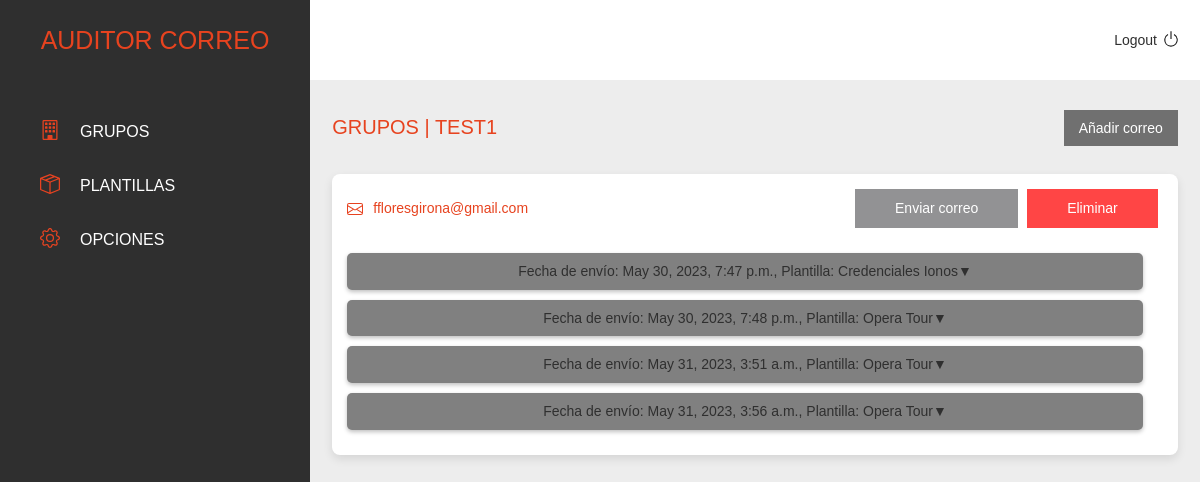
Before: /grupos/3 (signed in) with the older database file.
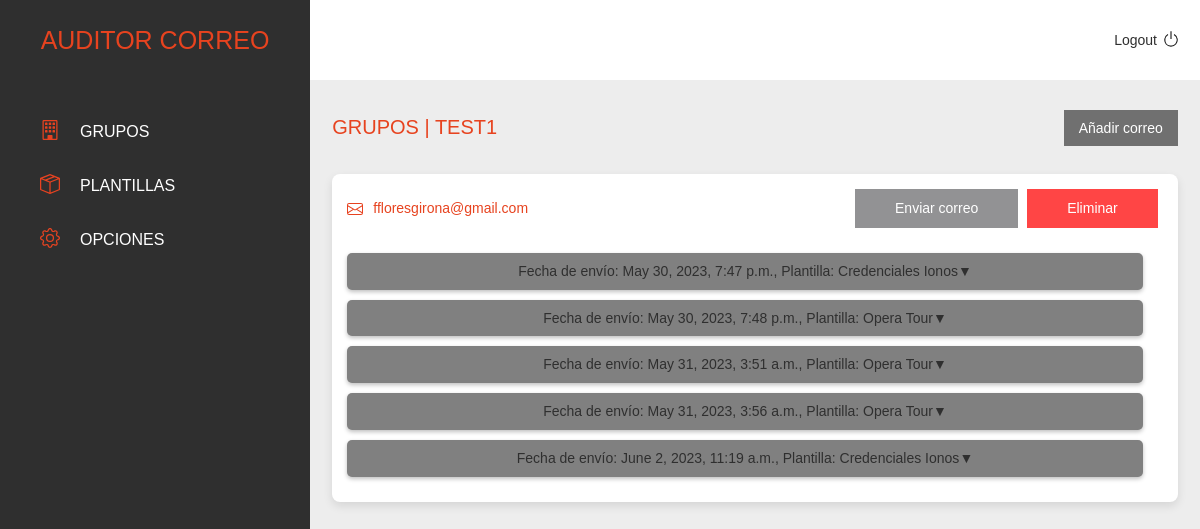
After: the same page with the newer database file.
### backend/correos/models.py (models this page shows)
class Correos(models.Model):
    id = models.AutoField(primary_key=True)
    correo = models.EmailField(max_length=35)
    grupo = models.ForeignKey(Grupos, on_delete=models.CASCADE)
    propietario = models.ForeignKey(User, on_delete=models.CASCADE)
    def __str__(self):
        return self.correo

### backend/smtp/models.py (models this page shows)
class Enviados(models.Model):
    fecha_envio = models.DateTimeField(auto_now_add=True)
    plantilla = models.ForeignKey(Plantillas, on_delete=models.CASCADE)
    correo = models.ForeignKey(Correos, on_delete=models.CASCADE)
    propietario = models.ForeignKey(User, on_delete=models.CASCADE)
    def __str__(self):
        return str(self.id)

### backend/plantillas/models.py (models this page shows, shortened)
class Plantillas(models.Model):
    OPCIONES = [
        ('phishing', 'phishing'),
        ('acceso', 'acceso'),
    ]
    id = models.AutoField(primary_key=True)
    tipo = models.CharField(max_length=20, choices=OPCIONES)
    nombre = models.CharField(max_length=50)
    asunto = models.CharField(max_length=100)
    mensaje = models.TextField()
    imagen = models.ImageField(upload_to='imagenes')
    plantilla = models.TextField()
    redireccion = models.CharField(max_length=200, null=True, blank=True)
    pdf = models.FileField(upload_to='pdfs', null=True, blank=True)
    emisor = models.ForeignKey(Emisores, on_delete=models.CASCADE)
    propietario = models.ForeignKey(User, null=True, on_delete=models.CASCADE)

### backend/correos/views.py (the view, shortened to what this page needs)
# urls.py: path('grupos/<str:id>', views.index, name='correos'),
@login_required(login_url='/accounts/login/')
def index(request, id=None):
    if request.method == 'GET':
        datos = obtener_datos_correos(request, id)
        data = {
            'datos': datos,
        }
    print(datos)
    return render(request, 'backend/correos/index.html', data)

### backend/registradores/models.py (called while the page is built)
    def __str__(self):
        return f'LogEntry #{self.id}'

    def __str__(self):
        return f'LogEntry #{self.id}'

    def __str__(self):
        return f'LogEntry #{self.id}'

    def __str__(self):
        return str(self.id)

### templates/backend/correos/index.html (shortened to what this page needs)
{% extends "backend/base.html" %}
{% load static %}
{% block content %}
<div class="titleOptions">
    <h1 class="sectionTitle uppercase">grupos | {{ datos.0.grupo }}</h1>
    <button class="addNewItem" onclick="toggleModal('añadir-correo')">Añadir correo</button>
</div>
{% for datos_correo in datos %}
    <div class="box">
        <div class="box-header">
            <div class="box-header-info">
                <div><img class="mail-icon" src="{% static 'images/frontend/icons/mail.svg' %}"></div>
                <div><h6 class="orange email-text">{{ datos_correo.correo.correo }}</h6></div>
            </div>
            <div>
                <button onclick="toggleModal('enviar{{datos_correo.correo.id}}')" class="button blue-btn"><h6>Enviar correo</h6></button>
                <button onclick="toggleModal('delete{{datos_correo.correo.id}}')" class="button red-btn"><h6>Eliminar</h6></button>
            </div>
        </div>
        <div class="box-body box-body-left">
            <div id="pc-options-box-{{ forloop.counter }}" class="pc-options-box">
                {% for enviado in datos_correo.enviados %}
                <div class="table-box" id="table-box-{{ forloop.parentloop.counter }}-{{ forloop.counter }}">
                    <h6 style="justify-content: center;" class="toggleTable" onclick="toggleTable('credenciales-{{ forloop.parentloop.counter }}-{{ forloop.counter }}')">Fecha de envío: {{ enviado.enviado.fecha_envio }}, Plantilla: {{ enviado.enviado.plantilla.nombre }} <span class="arrow">&#x25BC;</span></h6>
            {% endfor %}
        </div>
    </div>
</div>
{% endfor %}
{% endblock %}

Changed rows visible on the page:
added Enviados: enviado.fecha_envio "June 2, 2023, 11:19 a.m.", enviado.plantilla.nombre "Credenciales Ionos"
